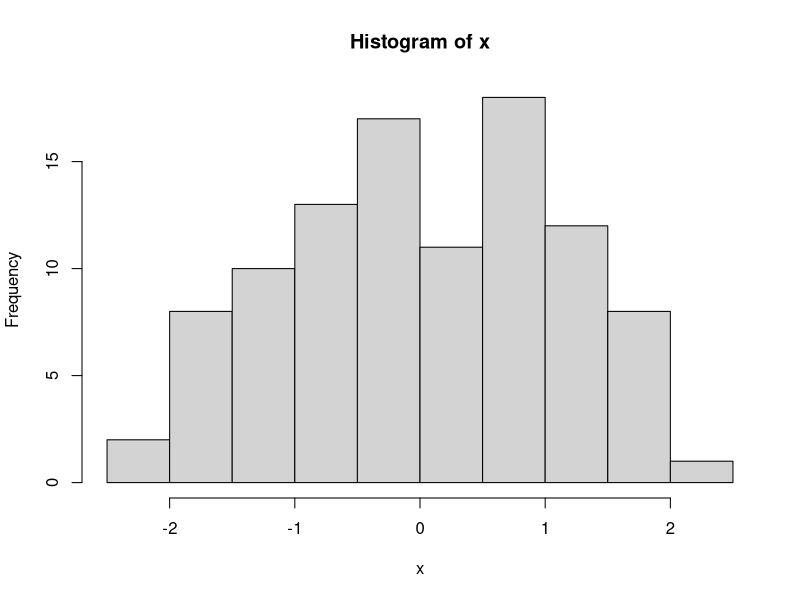

Here is the R script that generated this plot:
## ---- chunk 1

knitr::opts_chunk$set(
  echo = TRUE,
  message = FALSE,
  warning = FALSE
)

## ---- chunk 2

x <- 2 + 2

print(x)

## ---- chunk 3

# Example R code chunk

x <- rnorm(100)  # Generate random numbers
hist(x)  # Create a histogram

## ---- chunk 4

Sys.Date()  # Current date

